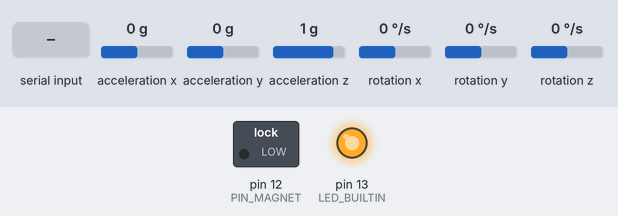
The program below on a simulated Arduino Nano, built with avr-gcc and run on an emulated ATmega328P. Shown: switched loads named in the program (green lamp = pin HIGH), output pins drawn as LEDs (lit = HIGH). The test bench sets the inputs (shaded band); at power-on: acceleration x 0 g, acceleration y 0 g, acceleration z 1 g, rotation x 0 °/s, rotation y 0 °/s, rotation z 0 °/s. What the program prints to the serial monitor is not drawn.

Above: at 1.7 s.
1.8 s: "M1\n" received over Serial
At 3.0 s:
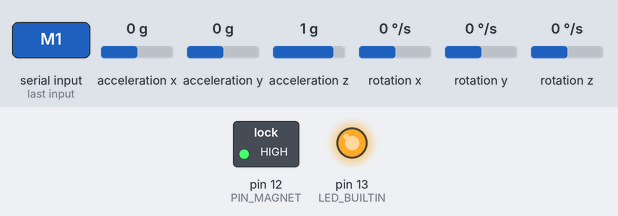
3.3 s: "M0\n" received over Serial
At 4.2 s:
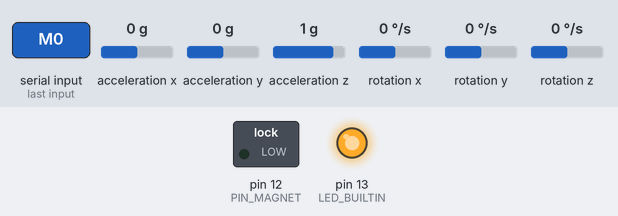
Timing chart, 0 to 6.3 s (numbered marks = the images above; inputs shaded):
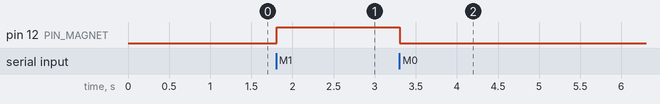

The program:

main.cpp
```cpp
#include <Arduino.h>
#include "I2Cdev.h"
#include "Wire.h"
#include "MPU6050_6Axis_MotionApps20.h"

MPU6050 mpu;
boolean init_success = false;

#define PIN_MAGNET 12
#define PIN_MAGLED 4
//#define PRINTING

void setup() {

  Serial.begin(9600);
  pinMode(LED_BUILTIN,OUTPUT);
  pinMode(PIN_MAGNET,OUTPUT);

  // Initialize MPU
  #ifdef PRINTING
  Serial.println("Setting up MPU");
  #endif
  Wire.begin();
  delay(20);
  mpu.initialize();

  if (mpu.dmpInitialize() == 0){
    #ifdef PRINTING
    Serial.println("Calibrating MPU");
    #endif
    mpu.CalibrateAccel(6);
    mpu.CalibrateGyro(6);
    mpu.setDMPEnabled(true);

    mpu.setDLPFMode(MPU6050_DLPF_BW_188);
    #ifdef PRINTING
    Serial.println("MPU calibration complete");
    #endif
    digitalWrite(LED_BUILTIN,HIGH);
    init_success = true;
  }
  else {
    #ifdef PRINTING
    Serial.println("MPU setup FAILED!");
    #endif
    init_success = false;
  }
}

void loop() {

  if (init_success){
    uint8_t fifoBuffer[64]; // FIFO storage buffer
    if (mpu.dmpGetCurrentFIFOPacket(fifoBuffer)) {
      Quaternion q;           // [w, x, y, z]         quaternion container
      VectorFloat gravity;    // [x, y, z]            gravity vector
      float ypr[3];
      mpu.dmpGetQuaternion(&q, fifoBuffer);
      mpu.dmpGetGravity(&gravity, &q);
      mpu.dmpGetYawPitchRoll(ypr, &q, &gravity);
      Serial.println(ypr[2]*(180/PI));
    }
    if (Serial.available() > 0) {
      String rcv = Serial.readStringUntil(*"\n");

      // Read for magnet command
      if (rcv.indexOf("M1")>-1){
        digitalWrite(PIN_MAGNET,HIGH);
        //digitalWrite(PIN_MAGLED,HIGH);
      } else if (rcv.indexOf("M0")>-1){
        digitalWrite(PIN_MAGNET,LOW);
        //digitalWrite(PIN_MAGLED,LOW);
      }
    }
  } else {
    digitalWrite(LED_BUILTIN, HIGH);
    delay(250);
    digitalWrite(LED_BUILTIN, LOW);
    delay(250);
  }
}
```

Measured:
- after the input at 1.8 s, pin 12 (PIN_MAGNET): LOW → HIGH at once
- after the input at 3.3 s, pin 12 (PIN_MAGNET): HIGH → LOW at once
